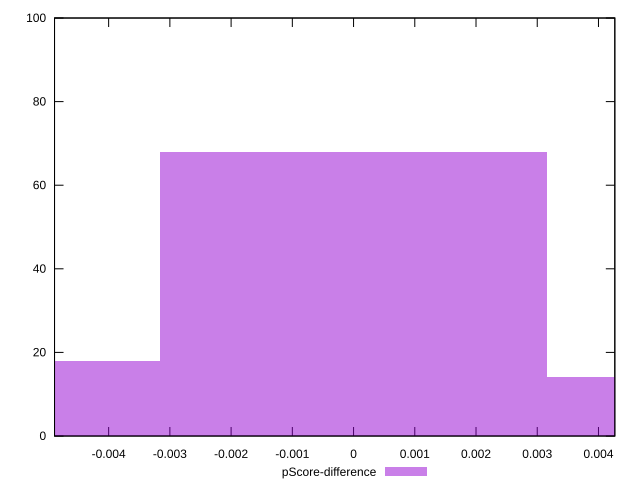

Write gnuplot code to recreate this figure.
reset

$pScoreDifference <<EOF
0 68
-0.006311747347385702 18
0.006311747347385702 14
EOF

set key outside below
set boxwidth 0.006311747347385702
set xrange [-0.004883752116671913:0.004267011239608043]
set yrange [0:100]
set trange [0:100]
set style fill transparent solid 0.5 noborder
set terminal svg size 640, 490 enhanced background rgb 'white'
set output "reports/report_00033_2021-03-01T14-23-16.841Z/max-potential-fid/samples/astro-cached/pScore-difference/histogram.svg"

plot $pScoreDifference title "pScore-difference" with boxes

reset
